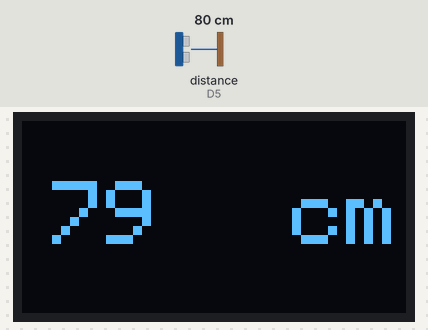
A sketch run on a simulated ESP8266 (NodeMCU). On the bench: 128×64 one-colour display. Wiring (inferred from the names in the program): ultrasonic range finder: trigger D6; echo D5. The test bench sets the inputs (shaded band); at power-on: distance to the obstacle (sensor on D5) 80 cm. The echo pulse lasts 58.3 µs per cm.

Above: at 1.2 s.
1.3 s: distance to the obstacle (sensor on D5) set to 2 cm
At 2.3 s:
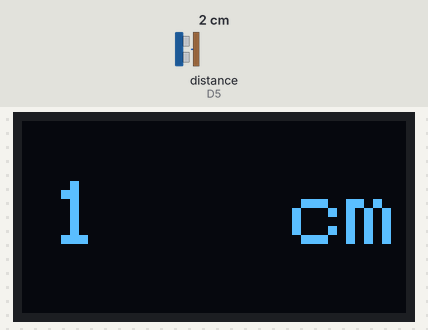
2.8 s: distance to the obstacle (sensor on D5) set to 4 cm
At 3.4 s:
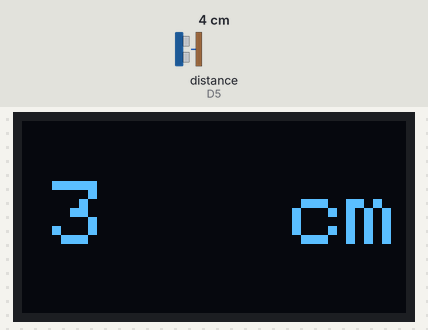
4.3 s: distance to the obstacle (sensor on D5) set to 9 cm
At 4.7 s:
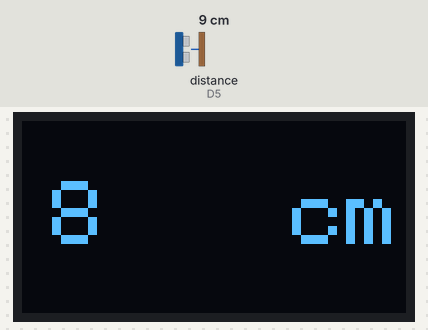
Timing chart, 0 to 7.3 s (numbered marks = the images above; inputs shaded):
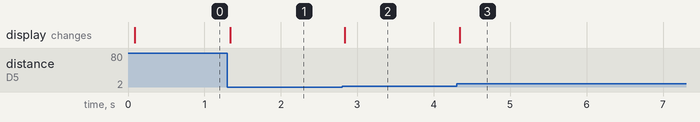

The sketch:

SRF04_Oled_ESP8266.ino
```cpp
#include <SPI.h>
#include <Wire.h>
#include <Adafruit_SSD1306.h>

#define CommonSenseMetricSystem


#define SCREEN_WIDTH 128
#define SCREEN_HEIGHT 64

const int trigPin = D6;
const int echoPin = D5;

// Declaration for an SSD1306 display connected to I2C (SDA, SCL pins)
#define OLED_RESET     -1 // Reset pin
Adafruit_SSD1306 display(SCREEN_WIDTH, SCREEN_HEIGHT, &Wire, OLED_RESET);

int distance(){
  digitalWrite(trigPin, LOW);
  delayMicroseconds(2);

  digitalWrite(trigPin, HIGH);
  delayMicroseconds(10);
  digitalWrite(trigPin, LOW);

  long duration = pulseIn(echoPin, HIGH);
  #ifdef CommonSenseMetricSystem
  float distance = duration*0.034/2;
  #endif
  #ifdef ImperialNonsenseSystem
  float distance = (duration/2) / 73.914;
  #endif

  return distance;
}
void setup() {
  Serial.begin(9600);

  if(!display.begin(SSD1306_SWITCHCAPVCC, 0x3C)) {
    Serial.println(F("SSD1306 allocation failed"));
    for(;;); // Don't proceed, loop forever
  }

  pinMode(trigPin, OUTPUT);
  pinMode(echoPin, INPUT);

  display.clearDisplay();
}

void loop(){
  display.display();
  display.clearDisplay();
  display.setCursor(10,20);
  display.setTextSize(3);
  display.setTextColor(WHITE);
  display.println(distance());
  display.setCursor(90,20);
  display.setTextSize(3);

  display.println("cm");

  delay(5);
}
```

Measured:
- after the input at 1.3 s, the display: changes at once (image 1)
- after the input at 2.8 s, the display: changes at once (image 2)
- after the input at 4.3 s, the display: changes at once (image 3)
